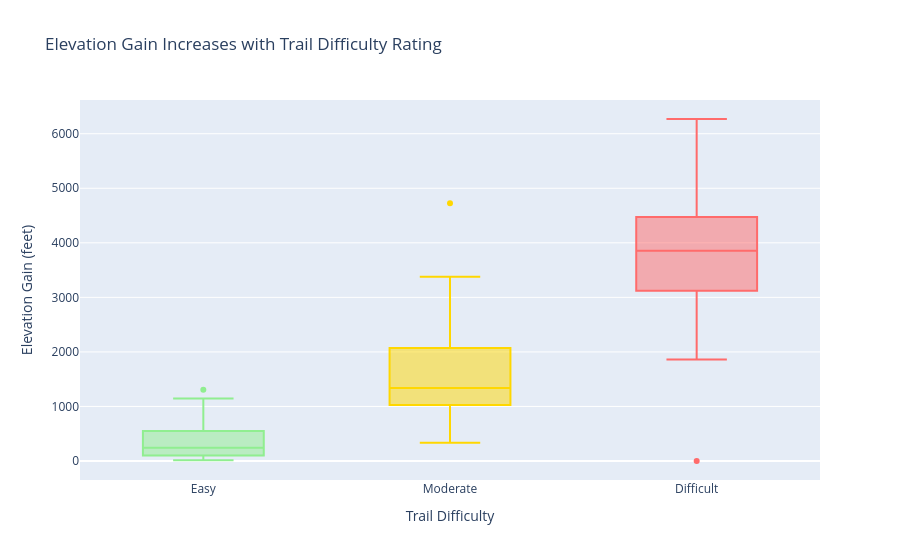

Here is the notebook cell this chart was saved with:
### Markdown cell above
**Question 1:** Which trail characteristics (distance, elevation gain, and highest point) are most strongly associated with higher difficulty ratings?

### Code cell
# Analysis for Question 1: Trail characteristics by difficulty rating
# Create box plots to show distribution of each characteristic across difficulty levels

# Remove rows with missing values for this analysis
df_clean = df.dropna(subset=['Distance_miles', 'Elevation_feet', 'Difficulty'])

# Calculate average values for each difficulty level
difficulty_summary = df_clean.groupby('Difficulty').agg({
    'Distance_miles': 'mean',
    'Elevation_feet': 'mean', 
    'High_Point_feet': 'mean'
}).round(2)

print("Average trail characteristics by difficulty level:")
print(difficulty_summary)

# Create a box plot showing elevation gain across difficulty levels
fig1 = px.box(df_clean, 
             x='Difficulty', 
             y='Elevation_feet',
             category_orders={'Difficulty': ['Easy', 'Moderate', 'Difficult']},
             title='Elevation Gain Increases with Trail Difficulty Rating',
             labels={'Elevation_feet': 'Elevation Gain (feet)', 
                    'Difficulty': 'Trail Difficulty'},
             color='Difficulty',
             color_discrete_map={'Easy': '#90EE90', 'Moderate': '#FFD700', 'Difficult': '#FF6B6B'})

# Add better formatting
fig1.update_layout(showlegend=False, 
                  xaxis_title='Trail Difficulty',
                  yaxis_title='Elevation Gain (feet)',
                  font=dict(size=12))

fig1.show()

# Save the chart as PNG (requires kaleido)
try:
    fig1.write_image("chart1_elevation_by_difficulty.png")
    print("\n✓ Chart saved as: chart1_elevation_by_difficulty.png")
except Exception as e:
    print(f"\n⚠️ Could not save PNG (kaleido issue): {e}")
    print("To save manually: Hover over chart → Click camera icon 📷 → Save as 'chart1_elevation_by_difficulty.png'")

### Figure 1 — Plotly figure (JSON) as saved in the notebook; plotly's stock layout.template omitted (floating-point values rounded to 4 significant figures)
{"data": [{"alignmentgroup": "True", "hovertemplate": "Trail Difficulty=%{x}<br>Elevation Gain (feet)=%{y}<extra></extra>", "legendgroup": "Easy", "marker": {"color": "#90EE90"}, "name": "Easy", "notched": false, "offsetgroup": "Easy", "orientation": "v", "showlegend": true, "type": "box", "x": ["Easy", "Easy", "Easy", "Easy", "Easy", "Easy", "Easy", "Easy", "Easy", "Easy", "Easy", "Easy", "Easy", "Easy", "Easy", "Easy", "Easy", "Easy", "Easy", "Easy", "Easy", "Easy", "Easy", "Easy", "Easy", "Easy", "Easy", "Easy", "Easy", "Easy", "Easy", "Easy", "Easy", "Easy", "Easy", "Easy", "Easy", "Easy", "Easy", "Easy", "Easy", "Easy", "Easy", "Easy", "Easy", "Easy", "Easy", "Easy", "Easy", "Easy", "Easy", "Easy", "Easy", "Easy", "Easy", "Easy", "Easy", "Easy", "Easy", "Easy", "Easy", "Easy"], "x0": " ", "xaxis": "x", "y": [85.0, 115.0, 480.0, 205.0, 310.0, 600.0, 430.0, 100.0, 500.0, 90.0, 1040.0, 620.0, 175.0, 525.0, 170.0, 340.0, 15.0, 80.0, 650.0, 20.0, 1305.0, 110.0, 15.0, 565.0, 250.0, 250.0, 100.0, 50.0, 915.0, 625.0, 100.0, 375.0, 550.0, 760.0, 1145.0, 275.0, 970.0, 700.0, 320.0, 700.0, 210.0, 755.0, 270.0, 240.0, 910.0, 240.0, 15.0, 40.0, 55.0, 45.0, 45.0, 170.0, 310.0, 160.0, 45.0, 25.0, 145.0, 150.0, 100.0, 445.0, 320.0, 40.0], "y0": " ", "yaxis": "y"}, {"alignmentgroup": "True", "hovertemplate": "Trail Difficulty=%{x}<br>Elevation Gain (feet)=%{y}<extra></extra>", "legendgroup": "Moderate", "marker": {"color": "#FFD700"}, "name": "Moderate", "notched": false, "offsetgroup": "Moderate", "orientation": "v", "showlegend": true, "type": "box", "x": ["Moderate", "Moderate", "Moderate", "Moderate", "Moderate", "Moderate", "Moderate", "Moderate", "Moderate", "Moderate", "Moderate", "Moderate", "Moderate", "Moderate", "Moderate", "Moderate", "Moderate", "Moderate", "Moderate", "Moderate", "Moderate", "Moderate", "Moderate", "Moderate", "Moderate", "Moderate", "Moderate", "Moderate", "Moderate", "Moderate", "Moderate", "Moderate", "Moderate", "Moderate", "Moderate", "Moderate", "Moderate", "Moderate", "Moderate", "Moderate", "Moderate", "Moderate", "Moderate", "Moderate", "Moderate", "Moderate", "Moderate", "Moderate", "Moderate", "Moderate", "Moderate", "Moderate", "Moderate", "Moderate", "Moderate", "Moderate", "Moderate", "Moderate", "Moderate", "Moderate", "Moderate", "Moderate", "Moderate", "Moderate", "Moderate"], "x0": " ", "xaxis": "x", "y": [2405.0, 1475.0, 3040.0, 1780.0, 680.0, 1230.0, 1185.0, 1390.0, 2640.0, 1320.0, 1140.0, 4725.0, 2930.0, 1775.0, 1060.0, 800.0, 2350.0, 2800.0, 2800.0, 1100.0, 840.0, 1495.0, 1275.0, 2100.0, 2175.0, 1610.0, 2175.0, 2640.0, 2730.0, 340.0, 1010.0, 1790.0, 1310.0, 1440.0, 1115.0, 795.0, 1340.0, 820.0, 1070.0, 820.0, 335.0, 1270.0, 1000.0, 1400.0, 870.0, 1600.0, 1260.0, 2060.0, 1145.0, 1400.0, 835.0, 1565.0, 410.0, 1715.0, 680.0, 2575.0, 1875.0, 490.0, 565.0, 1340.0, 3380.0, 1030.0, 1200.0, 1185.0, 2365.0], "y0": " ", "yaxis": "y"}, {"alignmentgroup": "True", "hovertemplate": "Trail Difficulty=%{x}<br>Elevation Gain (feet)=%{y}<extra></extra>", "legendgroup": "Difficult", "marker": {"color": "#FF6B6B"}, "name": "Difficult", "notched": false, "offsetgroup": "Difficult", "orientation": "v", "showlegend": true, "type": "box", "x": ["Difficult", "Difficult", "Difficult", "Difficult", "Difficult", "Difficult", "Difficult", "Difficult", "Difficult", "Difficult", "Difficult", "Difficult", "Difficult", "Difficult", "Difficult", "Difficult", "Difficult", "Difficult", "Difficult", "Difficult", "Difficult", "Difficult", "Difficult", "Difficult", "Difficult", "Difficult", "Difficult", "Difficult", "Difficult", "Difficult", "Difficult", "Difficult", "Difficult", "Difficult", "Difficult", "Difficult", "Difficult", "Difficult", "Difficult", "Difficult", "Difficult", "Difficult", "Difficult"], "x0": " ", "xaxis": "x", "y": [3105.0, 4767.0, 3330.0, 4030.0, 3995.0, 3970.0, 1860.0, 3780.0, 4260.0, 2460.0, 3205.0, 3505.0, 2970.0, 4010.0, 4400.0, 4840.0, 4970.0, 2595.0, 2270.0, 2270.0, 3800.0, 3800.0, 4350.0, 4820.0, 4220.0, 0.0, 3050.0, 5430.0, 3000.0, 3700.0, 3700.0, 3855.0, 4320.0, 4350.0, 4800.0, 3700.0, 4500.0, 2780.0, 5070.0, 6010.0, 6270.0, 3170.0, 5680.0], "y0": " ", "yaxis": "y"}], "layout": {"boxmode": "overlay", "font": {"size": 12}, "legend": {"title": {"text": "Trail Difficulty"}, "tracegroupgap": 0}, "showlegend": false, "title": {"text": "Elevation Gain Increases with Trail Difficulty Rating"}, "xaxis": {"anchor": "y", "categoryarray": ["Easy", "Moderate", "Difficult"], "categoryorder": "array", "domain": [0, 1], "title": {"text": "Trail Difficulty"}}, "yaxis": {"anchor": "x", "domain": [0, 1], "title": {"text": "Elevation Gain (feet)"}}}}
